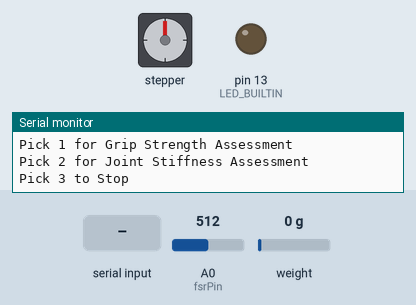
Simulated run of this sketch. Board: Arduino Uno, built with avr-gcc and run on an emulated ATmega328P. Parts: stepper motor, output pins drawn as LEDs (lit = HIGH), the last lines printed to the serial monitor. The test bench sets the inputs (shaded band); at power-on: A0 (fsrPin) = 512, weight on the scale 0 g. Stepper angles assume 200 steps per turn.

Above: at 3.2 s.
3.3 s: "2" received over Serial
At 3.61 s:
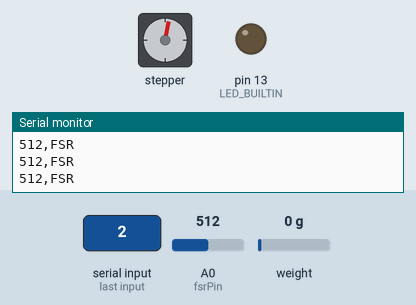
6.3 s: "1" received over Serial
At 6.3 s:
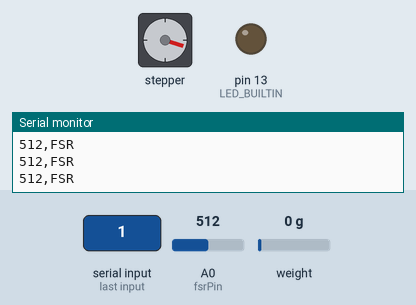
8.3 s: "2" received over Serial
At 9.65 s:
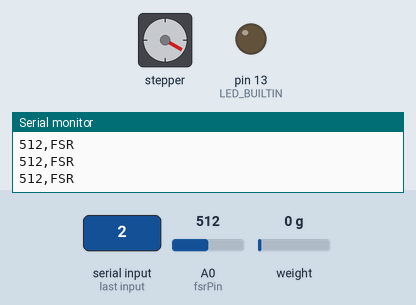
14.3 s: A0 (fsrPin) set to 11
17.3 s: A0 (fsrPin) set to 8
Timing chart, 0 to 21.3 s (numbered marks = the images above; inputs shaded):
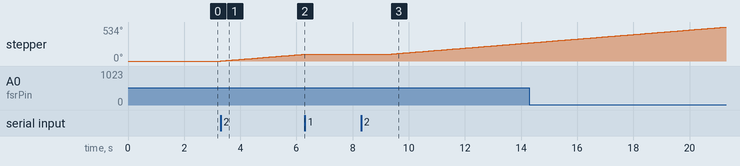

The sketch:

ArduinoCode.ino
```cpp
#include <HX711.h>
#include <AccelStepper.h>

#define LOADCELL_DOUT_PIN 4
#define LOADCELL_SCK_PIN 5
#define dirPin 2
#define stepPin 3
#define motorInterfaceType 1

HX711 scale;
#define CALIBRATION_FACTOR -1800  // Replace with your calibration factor

AccelStepper stepper = AccelStepper(motorInterfaceType, stepPin, dirPin);
int fsrPin = A0;  // FSR connected to Analog Pin A0
int fsrReading;   // Variable to store FSR reading
int mode = 0;  // Default mode (0: idle, 1: Weight mode, 2: FSR & Motor mode, 3: Stop)

const int stepsPer90Degree = 50;  // Assuming 1.8° per step, 90° = 50 steps

void setup() {
    Serial.begin(9600);
    delay(2000);  // Allow time for serial connection
    Serial.println("READY");  // Tell Python we’re ready

    pinMode(LED_BUILTIN, OUTPUT);
    scale.begin(LOADCELL_DOUT_PIN, LOADCELL_SCK_PIN);
    scale.set_offset(158190);  // Use your zero offset value
    scale.set_scale(CALIBRATION_FACTOR);

    stepper.setMaxSpeed(500);     // Increase max speed (try 500-1000)
    stepper.setAcceleration(200); // Higher acceleration for smoother movement
    stepper.setSpeed(200);        // Set constant speed for smooth motion
    stepper.setCurrentPosition(0);
    Serial.println("Setup complete. Select Mode");
    Serial.println("Pick 1 for Grip Strength Assessment");
    Serial.println("Pick 2 for Joint Stiffness Assessment");
    Serial.println("Pick 3 to Stop");
}

void loop() {
    if (Serial.available() > 0) {
        char command = Serial.read();  // Read command from Python
        if (command == '1') {
            mode = 1;
            Serial.println("Mode 1 Activated (Weight Measurement)");
        } else if (command == '2') {
            mode = 2;
            Serial.println("Mode 2 Activated (FSR & Motor)");
        } else if (command == '3') {
            mode = 3;  // Stop mode
            Serial.println("Mode 3 Activated (Stopping Motor)");
        }
    }

    if (mode == 1) {
        float weight = (scale.get_units(5));
        if (weight >= 0){
          Serial.print(weight/10);
          Serial.println(",Weight");  // Output as CSV (value, sensor_type)
          delay(1000);
        }
    }
    else if (mode == 2) {
        fsrReading = (analogRead(fsrPin));
        if (fsrReading >= 0){
          Serial.print(fsrReading);
          Serial.println(",FSR");  // Output as CSV (value, sensor_type)
        }
        // Move stepper motor
        if (stepper.distanceToGo() == 0) {
          if (stepper.currentPosition() == 800) {
            stepper.moveTo(-100);
          }
          else if (stepper.currentPosition() == -200) {
            stepper.moveTo(100);
          }
          else {
            stepper.moveTo(800);
          }
        }
        stepper.run(); // Keep the motor moving
        delay(50); // Short delay to stabilize readings
    }
    else if (mode == 3) {
      stepper.stop();
      stepper.setCurrentPosition(0);
      stepper.disableOutputs();  // Disable motor power
      Serial.println("Motor stopped. Returning to idle.");
      mode = 0;
    }
  }
```

Measured:
- after the input at 3.3 s, stepper: keeps turning clockwise at about 36°/s, starting at once
- after the input at 6.3 s, stepper: stops changing and stays 108°
- after the input at 8.3 s, stepper: keeps turning clockwise at about 36°/s, starting after 1.0 s
